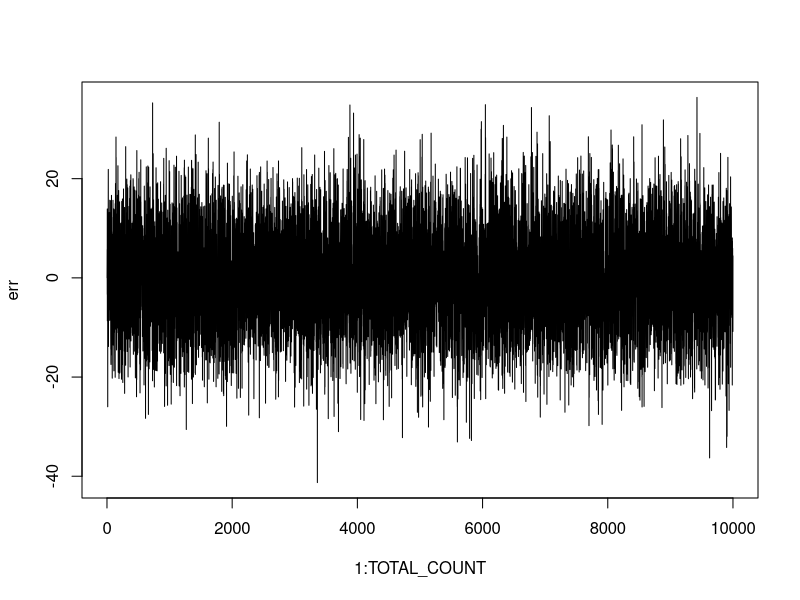
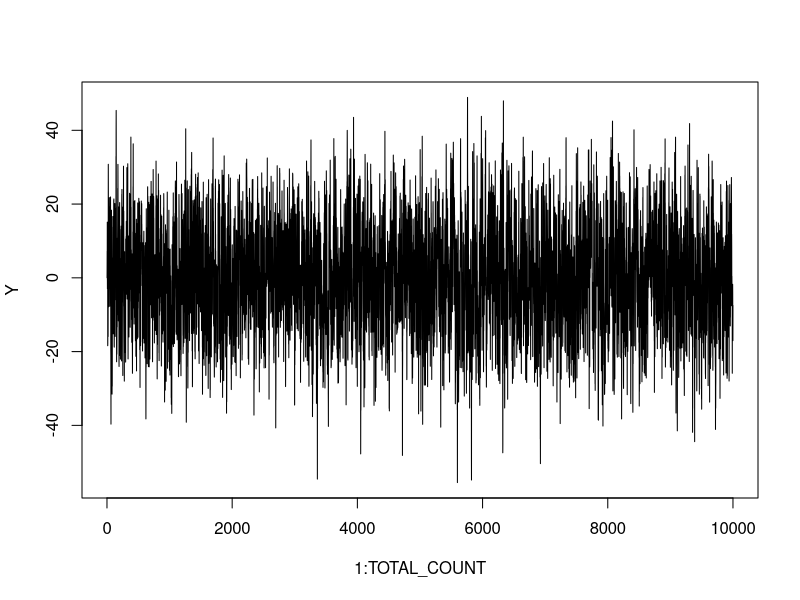
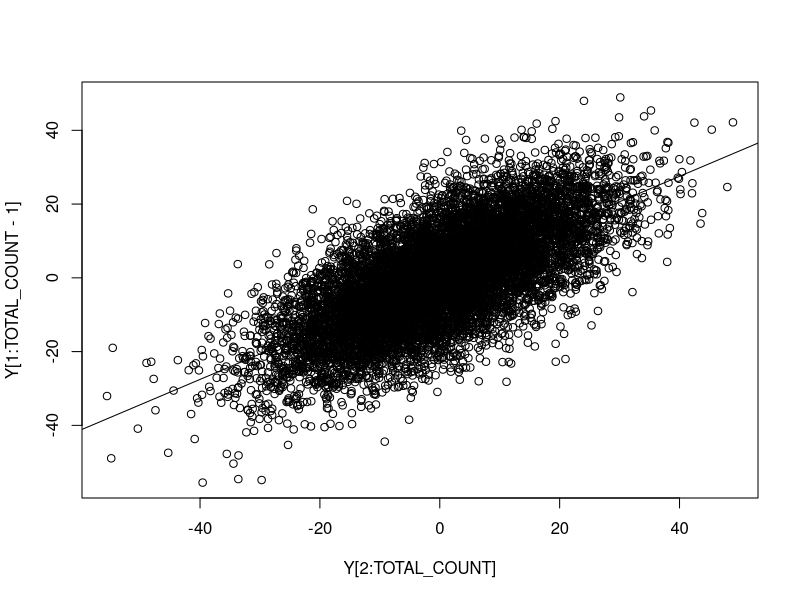
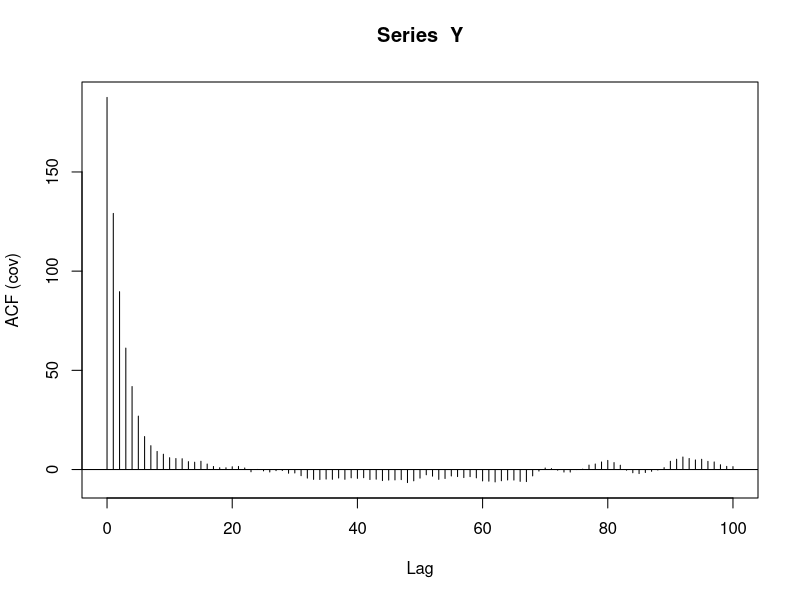

Write the R code that produced these figures, in order.
#This project implements a random simulated AR(1) data
#AR(1): Y[t] = beta0 + beta1Y[t_1] + err[t]

set.seed(99)  #Used for Random Number Generation
              #99 is my lucky number
TOTAL_COUNT <- 10000     #Number of simulated trials
beta0    <- 0
beta1    <- 0.7  #Note: beta1 between -1 and 1
err_mean <- 0    #For generating White Noise (WN)
err_sd   <- 10   #For generating WN
Y        <- rep(NA, TOTAL_COUNT)  #Univariate RV
err      <- rep(NA, TOTAL_COUNT)  #White Noise RV
Y[1]     <- beta0   #initialise 1st term
err[1]   <- 0       #initialise 1st term

#Simulate random values
for(t in 2:TOTAL_COUNT) {
  err[t] <- rnorm(n = TOTAL_COUNT, mean = err_mean, sd = err_sd)
  Y[t]   <- beta0 + (beta1*Y[t-1]) + err[t]
}

#View(Y)
#View(err)
#summary(err)
plot(1:TOTAL_COUNT, err, "l")   #Plot simulated WN
plot(1:TOTAL_COUNT, Y, "l")     #Plot simulated Univariate

#Plot 1st order Lag Scatterplot
plot(x = Y[2:TOTAL_COUNT], y = Y[1:TOTAL_COUNT-1])
abline(lm(Y[2:(TOTAL_COUNT)] ~ Y[1:(TOTAL_COUNT-1)]))

MAX_LAG = 100
#Plot ACF for first 100 lags
acf(Y, type = "covariance", lag.max = MAX_LAG)

#Note: Observations that for AR(1), 
#The AR(1) ACF = beta1 power k
#The ACF thus decays with k
